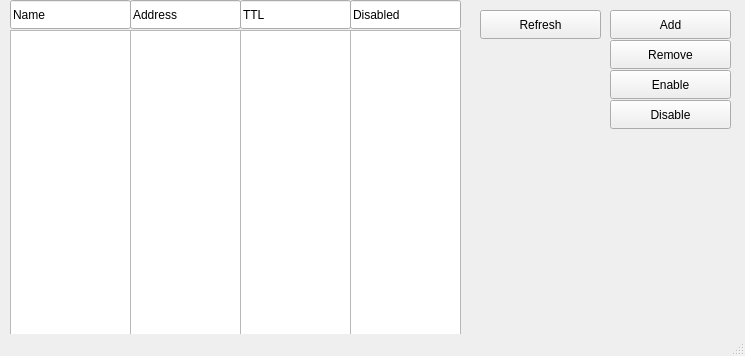
<?xml version="1.0" encoding="UTF-8"?>
<ui version="4.0">
 <class>MainWindow</class>
 <widget class="QMainWindow" name="MainWindow">
  <property name="geometry">
   <rect>
    <x>0</x>
    <y>0</y>
    <width>745</width>
    <height>356</height>
   </rect>
  </property>
  <property name="windowTitle">
   <string>DNS static records</string>
  </property>
  <widget class="QWidget" name="centralwidget">
   <widget class="QPushButton" name="enableButton">
    <property name="geometry">
     <rect>
      <x>610</x>
      <y>70</y>
      <width>121</width>
      <height>29</height>
     </rect>
    </property>
    <property name="text">
     <string>Enable</string>
    </property>
   </widget>
   <widget class="QListWidget" name="ttlField">
    <property name="geometry">
     <rect>
      <x>240</x>
      <y>30</y>
      <width>111</width>
      <height>311</height>
     </rect>
    </property>
   </widget>
   <widget class="QPushButton" name="refreshButton">
    <property name="geometry">
     <rect>
      <x>480</x>
      <y>10</y>
      <width>121</width>
      <height>29</height>
     </rect>
    </property>
    <property name="text">
     <string>Refresh</string>
    </property>
   </widget>
   <widget class="QPushButton" name="removeButton">
    <property name="geometry">
     <rect>
      <x>610</x>
      <y>40</y>
      <width>121</width>
      <height>29</height>
     </rect>
    </property>
    <property name="text">
     <string>Remove</string>
    </property>
   </widget>
   <widget class="QListWidget" name="nameField">
    <property name="geometry">
     <rect>
      <x>10</x>
      <y>30</y>
      <width>121</width>
      <height>311</height>
     </rect>
    </property>
   </widget>
   <widget class="QLineEdit" name="version_2">
    <property name="geometry">
     <rect>
      <x>240</x>
      <y>0</y>
      <width>111</width>
      <height>29</height>
     </rect>
    </property>
    <property name="text">
     <string>TTL</string>
    </property>
   </widget>
   <widget class="QLineEdit" name="version">
    <property name="geometry">
     <rect>
      <x>130</x>
      <y>0</y>
      <width>111</width>
      <height>29</height>
     </rect>
    </property>
    <property name="text">
     <string>Address</string>
    </property>
   </widget>
   <widget class="QListWidget" name="addressField">
    <property name="geometry">
     <rect>
      <x>130</x>
      <y>30</y>
      <width>111</width>
      <height>311</height>
     </rect>
    </property>
   </widget>
   <widget class="QPushButton" name="addButton">
    <property name="geometry">
     <rect>
      <x>610</x>
      <y>10</y>
      <width>121</width>
      <height>29</height>
     </rect>
    </property>
    <property name="text">
     <string>Add</string>
    </property>
   </widget>
   <widget class="QLineEdit" name="package_2">
    <property name="geometry">
     <rect>
      <x>10</x>
      <y>0</y>
      <width>121</width>
      <height>29</height>
     </rect>
    </property>
    <property name="text">
     <string>Name</string>
    </property>
   </widget>
   <widget class="QPushButton" name="disableButton">
    <property name="geometry">
     <rect>
      <x>610</x>
      <y>100</y>
      <width>121</width>
      <height>29</height>
     </rect>
    </property>
    <property name="text">
     <string>Disable</string>
    </property>
   </widget>
   <widget class="QLineEdit" name="version_3">
    <property name="geometry">
     <rect>
      <x>350</x>
      <y>0</y>
      <width>111</width>
      <height>29</height>
     </rect>
    </property>
    <property name="text">
     <string>Disabled</string>
    </property>
   </widget>
   <widget class="QListWidget" name="disableField">
    <property name="geometry">
     <rect>
      <x>350</x>
      <y>30</y>
      <width>111</width>
      <height>311</height>
     </rect>
    </property>
   </widget>
  </widget>
  <widget class="QStatusBar" name="statusbar"/>
 </widget>
 <resources/>
 <connections/>
</ui>
